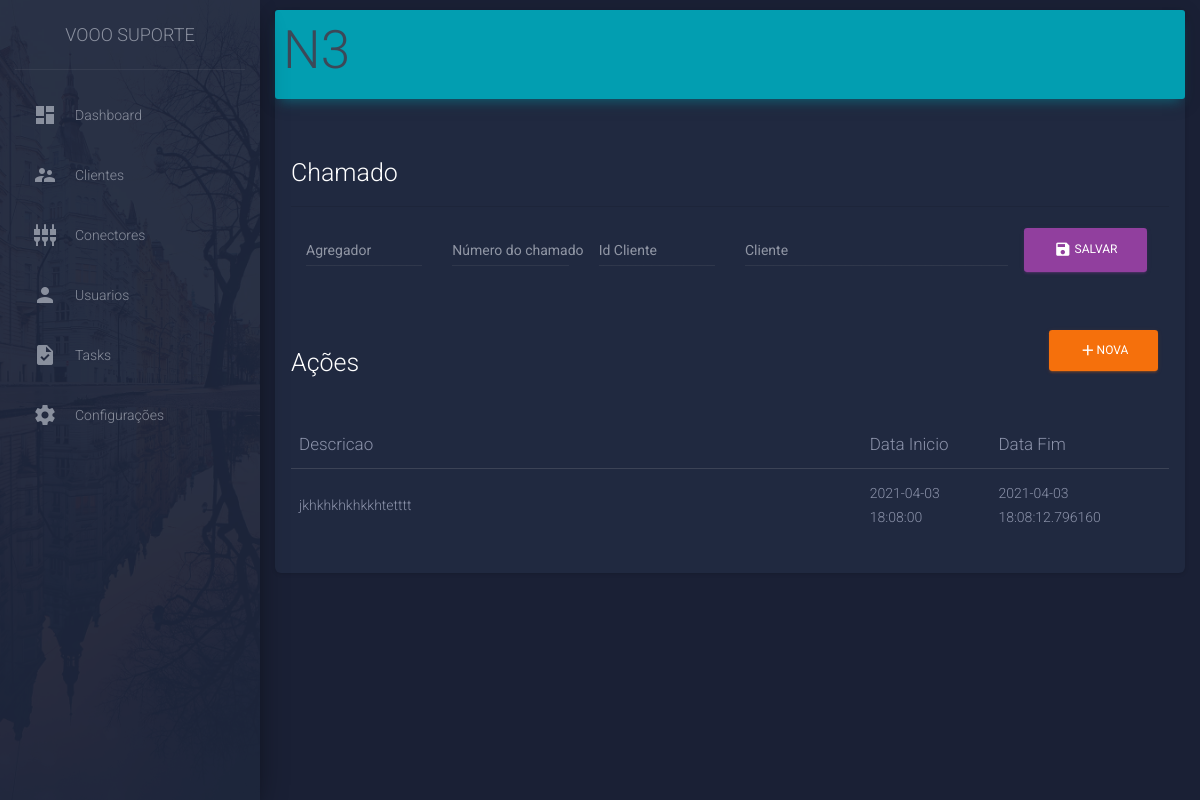
/task/5, run on the app's committed database.
### model/ModelSqlite.py (models this page shows, shortened)
class TaskType(db.Model):
    __tablename__ = 'tasktype'
    id = Column(INTEGER, primary_key=True)
    name = Column(String, nullable=False, default='')

class Action(db.Model):
    __tablename__ = 'action'
    id = Column(INTEGER, primary_key=True)
    description = Column(String, nullable=False, default='')
    init = Column(DATETIME, default=datetime.now())
    finish = Column(DATETIME, nullable=True)
    finished = Column(BOOLEAN, nullable=False, default=False)
    task_id = Column(INTEGER, ForeignKey('task.id'))

### __main__.py (the view)
@app.route('/task/<int:id>')
def task(id: int):
    task = taskDao.load_by_id(id)
    if not task:
        return render_template(locate_html('error'), msg='Tarefa não encontrada')
    is_n3 = task.task_type.name == "N3"
    task.running = any([not action.finished for action in task.actions])
    return render_template(locate_html('task'), task=task, isN3=is_n3)

### __main__.py (called while the page is built)
def locate_html(page: str) -> str:
    return f'pages/{page}.html'

### model/TaskDao.py (called while the page is built)
def load_by_id(id: int):
    return Task.query.filter(Task.id == id).first()

### template/pages/task.html (shortened to what this page needs)
{% extends "layout/layout.html" %}
{% block content %}
<nav class="navbar navbar-light bg-info">
  <p class="h1 title pl-2">{{task.task_type.name}}</p>
</nav>
<div class="p-3">
  {% if isN3 %}
  <div>
    <p class="h3 text-white">Chamado
      <hr>
    </p>
    <form class="row" action="/addOrder/" method="POST">
      <div class="form-group col-2">
        <label for="aggregator" class="bmd-label-floating">Agregador</label>
        <input type="text" class="form-control" id="aggregator" name="aggregator" value="{{task.order.aggregator}}">
      </div>
      <div class="form-group col-2">
        <label for="orderNumber" class="bmd-label-floating">Número do chamado</label>
        <input type="number" class="form-control" id="orderNumber" name="orderNumber" value="{{task.order.number}}">
      </div>
      <div class="form-group col-2">
        <label for="clientId" class="bmd-label-floating">Id Cliente</label>
        <input type="text" class="form-control" id="clientId" name="clientId" value="{{task.order.client_id}}">
      </div>
      <div class="form-group col-4">
        <label for="clientName" class="bmd-label-floating">Cliente</label>
        <input type="text" class="form-control" id="clientName" name="clientName" value="{{task.order.client_name}}">
      </div>
      <button type="submit" class="btn btn-primary"> <i class="material-icons">save</i> Salvar </button>
    </form>
  </div>
  {% endif %}
  <div class="mt-5">
    <div class="row">
      <div class="col-10 h3 text-white">Ações </div>
      <div class="col">
        {% if task.running %}
        <button type="button" class="btn btn-success" data-toggle="modal" data-target="#modalFinalize"
          aria-expanded="false" aria-controls="formAction" onclick="setNow()">
          <i class="material-icons">thumb_up</i>Finalizar
        </button>
        {% else %}
        <button type="button" class="btn btn-warning" data-toggle="modal" data-target="#modalNewAction"
          aria-expanded="false" aria-controls="formAction" onclick="setNow()">
          <i class="material-icons">add</i>Nova
        </button>
        {% endif %}
      </div>
    </div>
    <table class="table">
      <thead class=" text-primary">
        <th>Descricao</th>
        <th>Data Inicio</th>
        <th>Data Fim</th>
      </thead>
      <tbody>
        {% for action in task.actions %}
        <tr>
          <td style="width: 65%;">{{ action.description }}</td>
          <td>{{ action.init }}</td>
          <td> {{action.finish if action.finish}} </td>
        </tr>
        {% endfor %}
      </tbody>
  </div>
</div>
{% endblock %}

### data on the page
TaskType: task_type.name "N3"
Action: description "jkhkhkhkhkkhtetttt", init "2021-04-03 18:08:00", finish "2021-04-03 18:08:12.796160"
